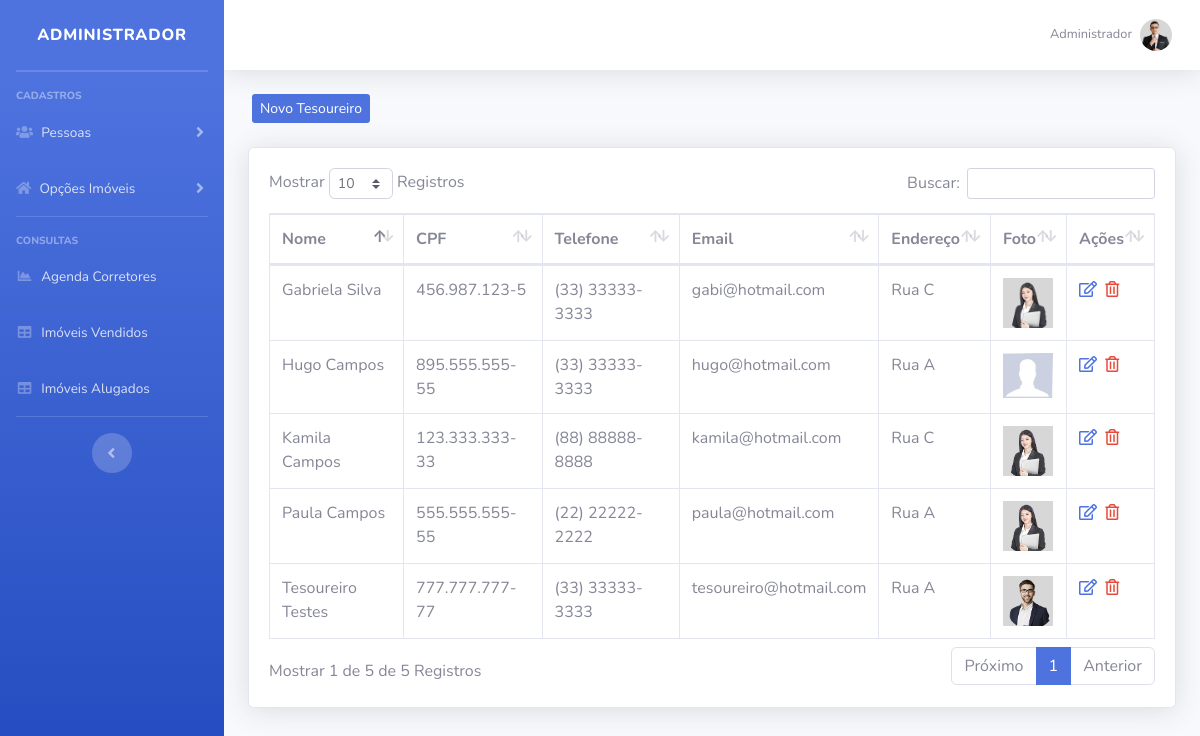
Screenshot of /imobiliaria/sistema/painel-admin/index.php?pag=tesoureiros (signed in) with the database file from the repository.
### tables this page shows
CREATE TABLE `usuarios` (
  `id` int(11) NOT NULL,
  `nome` varchar(50) NOT NULL,
  `cpf` varchar(20) NOT NULL,
  `email` varchar(50) NOT NULL,
  `senha` varchar(35) NOT NULL,
  `nivel` varchar(35) NOT NULL,
  `foto` varchar(100) DEFAULT NULL
);

CREATE TABLE `tesoureiros` (
  `id` int(11) NOT NULL,
  `nome` varchar(50) NOT NULL,
  `cpf` varchar(20) NOT NULL,
  `telefone` varchar(15) NOT NULL,
  `email` varchar(50) NOT NULL,
  `endereco` varchar(100) NOT NULL,
  `foto` varchar(100) NOT NULL,
  `descricao` varchar(90) DEFAULT NULL,
  `twitter` varchar(150) DEFAULT NULL,
  `facebook` varchar(150) DEFAULT NULL
);

### imobiliaria/sistema/painel-admin/tesoureiros.php (the view, shortened to what this page needs)
<?php
include_once("../../conexao.php");
$pag = "tesoureiros";
?>
<div class="row mt-4 mb-4">
    <a type="button" class="btn-primary btn-sm ml-3 d-none d-md-block" href="index.php?pag=<?php echo $pag ?>&funcao=novo">Novo Tesoureiro</a>
</div>
<div class="card shadow mb-4">
    <div class="card-body">
        <div class="table-responsive">
            <table class="table table-bordered" id="dataTable" width="100%" cellspacing="0">
                <thead>
                    <tr>
                        <th>Nome</th>
                        <th>CPF</th>
                        <th>Telefone</th>
                        <th>Email</th>
                        <th>Endereço</th>
                        <th>Foto</th>
                        <th>Ações</th>
                    </tr>
                </thead>
                <tbody>
                    <?php
                    $query = $pdo->query("SELECT * FROM tesoureiros order by nome asc ");
                    $res = $query->fetchAll(PDO::FETCH_ASSOC);
                    for ($i=0; $i < count($res); $i++) {
                       $nome = $res[$i]['nome'];
                                $cpf = $res[$i]['cpf'];
                                $telefone = $res[$i]['telefone'];
                                $email = $res[$i]['email'];
                                $endereco = $res[$i]['endereco'];
                                $imagem = $res[$i]['foto'];
                                $id = $res[$i]['id'];
                     ?>
                    <tr>
                        <td><?php echo $nome ?></td>
                        <td><?php echo $cpf ?></td>
                        <td><?php echo $telefone ?></td>
                        <td><?php echo $email ?></td>
                        <td><?php echo $endereco ?></td>
                        <td><img src="../img/profiles/<?php echo $imagem ?>" width="50px"></td>
                        <td>
                            <a href="index.php?pag=<?php echo $pag ?>&funcao=editar&id=<?php echo $id ?>" class='text-primary mr-1' title='Editar Dados'><i class='far fa-edit'></i></a>
                            <a href="index.php?pag=<?php echo $pag ?>&funcao=excluir&id=<?php echo $id ?>" class='text-danger mr-1' title='Excluir Registro'><i class='far fa-trash-alt'></i></a>
                        </td>
                    </tr>
                    <?php } ?>
                </tbody>
            </table>
        </div>
    </div>
</div>

### imobiliaria/sistema/painel-admin/index.php (shortened to what this page needs)
<?php
include_once("../../conexao.php");
 ?>
<?php
    $idUsuario = $_SESSION['id_usuario'];
    $res = $pdo->query("SELECT * FROM usuarios where id = '" . $idUsuario . "' ");
    $dados = $res->fetchAll(PDO::FETCH_ASSOC);
    $nome = isset($dados[0]['nome']) ? $dados[0]['nome'] : null;
    $img = isset($dados[0]['foto']) ? $dados[0]['foto'] : null;
    $pag = @$_GET["pag"];
    $menu1 = "corretores";
    $menu2 = "tesoureiros";
    $menu3 = "cidade";
    $menu4 = "bairro";
    $menu5 = "tipo";
    $menu6 = "tarefas";
    $menu7 = "vendas";
    $menu8 = "alugueis";
 ?>
<!DOCTYPE html>
<html lang="en">
    <head>
        <link href="../vendor/fontawesome-free/css/all.min.css" rel="stylesheet" type="text/css">
        <link href="../css/sb-admin-2.min.css" rel="stylesheet">
        <link href="../css/style.css" rel="stylesheet">
        <link href="../vendor/datatables/dataTables.bootstrap4.min.css" rel="stylesheet">
    </head>
    <body id="page-top">
        <div id="wrapper">
            <ul class="navbar-nav bg-gradient-primary sidebar sidebar-dark accordion" id="accordionSidebar">
                <a class="sidebar-brand d-flex align-items-center justify-content-center" href="index.php">
                    <div class="sidebar-brand-text mx-3">Administrador</div>
                </a>
                <hr class="sidebar-divider my-0">
                <hr class="sidebar-divider">
                <div class="sidebar-heading">
                    Cadastros
                </div>
                <li class="nav-item">
                    <a class="nav-link collapsed" href="#" data-toggle="collapse" data-target="#collapseTwo" aria-expanded="true" aria-controls="collapseTwo">
                        <i class="fas fa-users"></i>
                        <span>Pessoas</span>
                    </a>
                </li>
                <li class="nav-item">
                    <a class="nav-link collapsed" href="#" data-toggle="collapse" data-target="#collapseUtilities" aria-expanded="true" aria-controls="collapseUtilities">
                        <i class="fas fa-home"></i>
                        <span>Opções Imóveis</span>
                    </a>
                </li>
                <hr class="sidebar-divider">
                <div class="sidebar-heading">
                    Consultas
                </div>
                <li class="nav-item">
                    <a class="nav-link" href="index.php?pag=<?php echo $menu6 ?>">
                        <i class="fas fa-fw fa-chart-area"></i>
                        <span>Agenda Corretores</span></a>
                </li>
                <li class="nav-item">
                    <a class="nav-link" href="index.php?pag=<?php echo $menu7 ?>">
                        <i class="fas fa-fw fa-table"></i>
                        <span>Imóveis Vendidos</span></a>
                </li>
                <li class="nav-item">
                    <a class="nav-link" href="index.php?pag=<?php echo $menu8 ?>">
                        <i class="fas fa-fw fa-table"></i>
                        <span>Imóveis Alugados</span></a>
                </li>
                <hr class="sidebar-divider d-none d-md-block">
                <div class="text-center d-none d-md-inline">
                    <button class="rounded-circle border-0" id="sidebarToggle"></button>
                </div>
            </ul>
            <div id="content-wrapper" class="d-flex flex-column">
                <div id="content">
                    <nav class="navbar navbar-expand navbar-light bg-white topbar mb-4 static-top shadow">
                        <ul class="navbar-nav ml-auto">
                            <li class="nav-item dropdown no-arrow">
                                <a class="nav-link dropdown-toggle" href="#" id="userDropdown" role="button" data-toggle="dropdown" aria-haspopup="true" aria-expanded="false">
                                    <span class="mr-2 d-none d-lg-inline text-gray-600 small"><?php echo $nome ?></span>
                                    <img class="img-profile rounded-circle" src="../img/profiles/<?php echo $img ?>">
                                </a>
                            </li>
                        </ul>
                    </nav>
                    <div class="container-fluid">
                        <?php if ($pag == null) {
                        include_once("home.php");
                        } else if ($pag==$menu1) {
                        include_once($menu1.".php");
                        } else if ($pag==$menu2) {
                        include_once($menu2.".php");
                         } else if ($pag==$menu3) {
                        include_once($menu3.".php");
                        } else if ($pag==$menu4) {
                        include_once($menu4.".php");
                        } else if ($pag==$menu5) {
                        include_once($menu5.".php");
                        } else if ($pag==$menu6) {
                        include_once($menu6.".php");
                        } else if ($pag==$menu7) {
                        include_once($menu7.".php");
                        } else if ($pag==$menu8) {
                        include_once($menu8.".php");
                        } else {
                        include_once("home.php");
                        }
                        ?>
                    </div>
                </div>
            </div>
        </div>
    </body>
</html>

### rows the page displays
usuarios: nome "Administrador", foto (picture)
tesoureiros: nome "Gabriela Silva", cpf "456.987.123-5", telefone "(33) 33333-3333", email "gabi@hotmail.com", endereco "Rua C", foto (picture)
tesoureiros: nome "Hugo Campos", cpf "895.555.555-55", telefone "(33) 33333-3333", email "hugo@hotmail.com", endereco "Rua A", foto (picture)
tesoureiros: nome "Kamila Campos", cpf "123.333.333-33", telefone "(88) 88888-8888", email "kamila@hotmail.com", endereco "Rua C", foto (picture)
tesoureiros: nome "Paula Campos", cpf "555.555.555-55", telefone "(22) 22222-2222", email "paula@hotmail.com", endereco "Rua A", foto (picture)
tesoureiros: nome "Tesoureiro Testes", cpf "777.777.777-77", telefone "(33) 33333-3333", email "tesoureiro@hotmail.com", endereco "Rua A", foto (picture)
